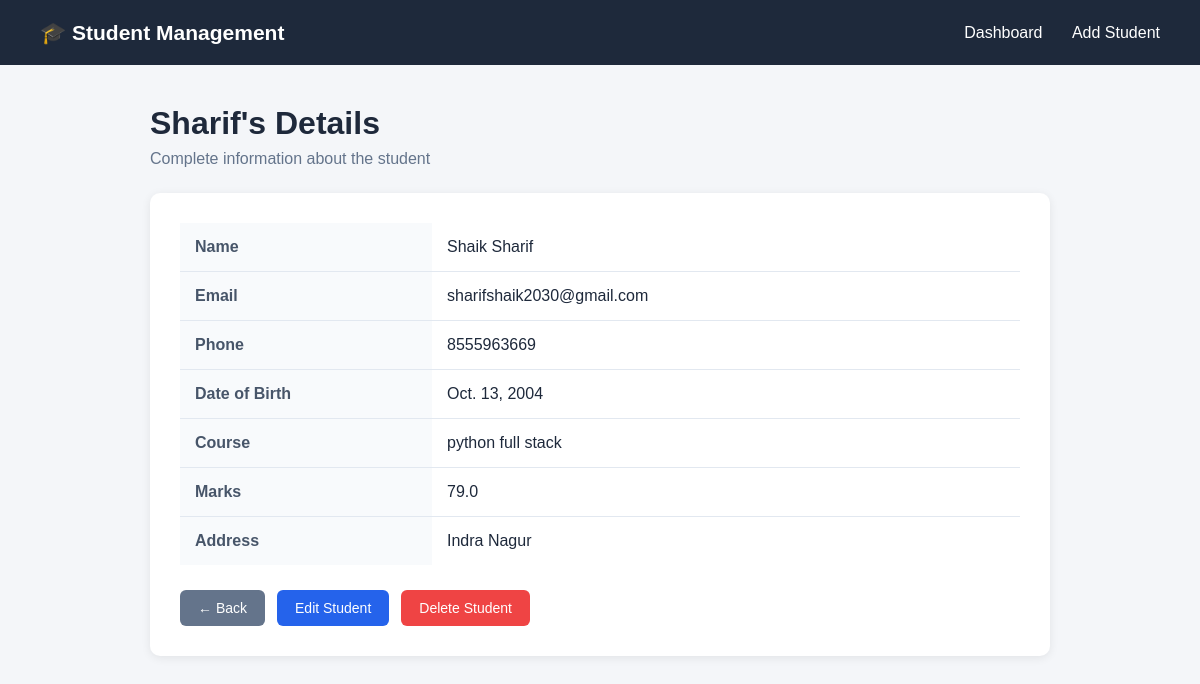
/student_details/2 (signed in), run on the app's committed database.
### home/models.py (models this page shows, shortened)
class student_data(models.Model):
    first_name=models.CharField(max_length=32)
    middle_name=models.CharField(max_length=32, blank=True)
    last_name=models.CharField(max_length=32)
    email=models.EmailField()
    phone=models.PositiveBigIntegerField()
    dob=models.DateField()
    course=models.ForeignKey(course,on_delete=models.SET_NULL, null=True)
    marks=models.FloatField()
    address=models.CharField(max_length=100)

class course(models.Model):
    name = models.CharField(max_length=100)
    duration = models.CharField(max_length=50)
    description = models.TextField(blank=True)
    def __str__(self):
        return self.name

### home/views.py (the view)
# urls.py: path('student_details/<int:id>',views.student_details,name='student_details'),
@login_required
def student_details(request,id):
    data1=student_data.objects.get(id=id)
    return render(request,'student_details.html',{'data1':data1})

### home/templates/student_details.html (shortened to what this page needs)
<!DOCTYPE html>
<html lang="en">
<head>
</head>
<body>
    <nav>
        <h2>🎓 Student Management</h2>
        <div>
            <a href="{% url 'dashboard' %}">
                Dashboard
            </a>
            <a href="{% url 'add_student' %}">
                Add Student
            </a>
        </div>
    </nav>
    <div class="container">
        <div class="heading">
            <h1>
                {{ data1.first_name }}'s Details
            </h1>
            <p>
                Complete information about the student
            </p>
        </div>
        <div class="details-card">
            <table>
                <tr>
                    <th>Name</th>
                    <td>
                        {{ data1.last_name }}
                        {{ data1.first_name }}
                    </td>
                </tr>
                <tr>
                    <th>Email</th>
                    <td>
                        {{ data1.email }}
                    </td>
                </tr>
                <tr>
                    <th>Phone</th>
                    <td>
                        {{ data1.phone }}
                    </td>
                </tr>
                <tr>
                    <th>Date of Birth</th>
                    <td>
                        {{ data1.dob }}
                    </td>
                </tr>
                <tr>
                    <th>Course</th>
                    <td>
                        {{ data1.course }}
                    </td>
                </tr>
                <tr>
                    <th>Marks</th>
                    <td>
                        {{ data1.marks }}
                    </td>
                </tr>
                <tr>
                    <th>Address</th>
                    <td>
                        {{ data1.address }}
                    </td>
                </tr>
            </table>
            <div class="buttons">
                <a href="{% url 'dashboard' %}" class="back-btn">
                    ← Back
                </a>
                <a href="{% url 'edit' data1.id %}" class="edit-btn">
                    Edit Student
                </a>
                <form method="POST" action="{% url 'delete' data1.id %}" style="display: inline;">
                    <button type="submit" class="delete-btn"
                        onclick="return confirm('Are you sure you want to delete this student?');">
                        Delete Student
                    </button>
                </form>
            </div>
        </div>
    </div>
</body>
</html>

### home/templates/student_details.html (style rules this page uses)
* { margin: 0; padding: 0; box-sizing: border-box; font-family: Arial, sans-serif; }
body { background-color: #f4f6f9; color: #333; }
nav { height: 65px; background-color: #1e293b; color: white; display: flex; align-items: center; justify-content: space-between; padding: 0 40px; }
nav h2 { font-size: 21px; }
nav a { color: white; text-decoration: none; margin-left: 25px; }
.container { width: 90%; max-width: 900px; margin: 40px auto; }
.heading { margin-bottom: 25px; }
.heading h1 { color: #1e293b; margin-bottom: 8px; }
.heading p { color: #64748b; }
.details-card { background-color: white; border-radius: 10px; padding: 30px; box-shadow: 0 2px 10px rgba(0, 0, 0, 0.08); }
table { width: 100%; border-collapse: collapse; }
th, td { padding: 15px; border-bottom: 1px solid #e2e8f0; text-align: left; }
th { width: 30%; background-color: #f8fafc; color: #475569; }
td { color: #1e293b; }
tr:last-child th, tr:last-child td { border-bottom: none; }
.buttons { margin-top: 25px; display: flex; gap: 12px; }
.edit-btn, .delete-btn, .back-btn { padding: 10px 18px; border-radius: 6px; text-decoration: none; border: none; cursor: pointer; font-size: 14px; }
.edit-btn { background-color: #2563eb; color: white; }
.delete-btn { background-color: #ef4444; color: white; }
.back-btn { background-color: #64748b; color: white; }

### data on the page
student_data: first_name "Sharif", last_name "Shaik", email "sharifshaik2030@gmail.com", phone "8555963669", dob "Oct. 13, 2004", course "python full stack", marks "79.0", address "Indra Nagur"
